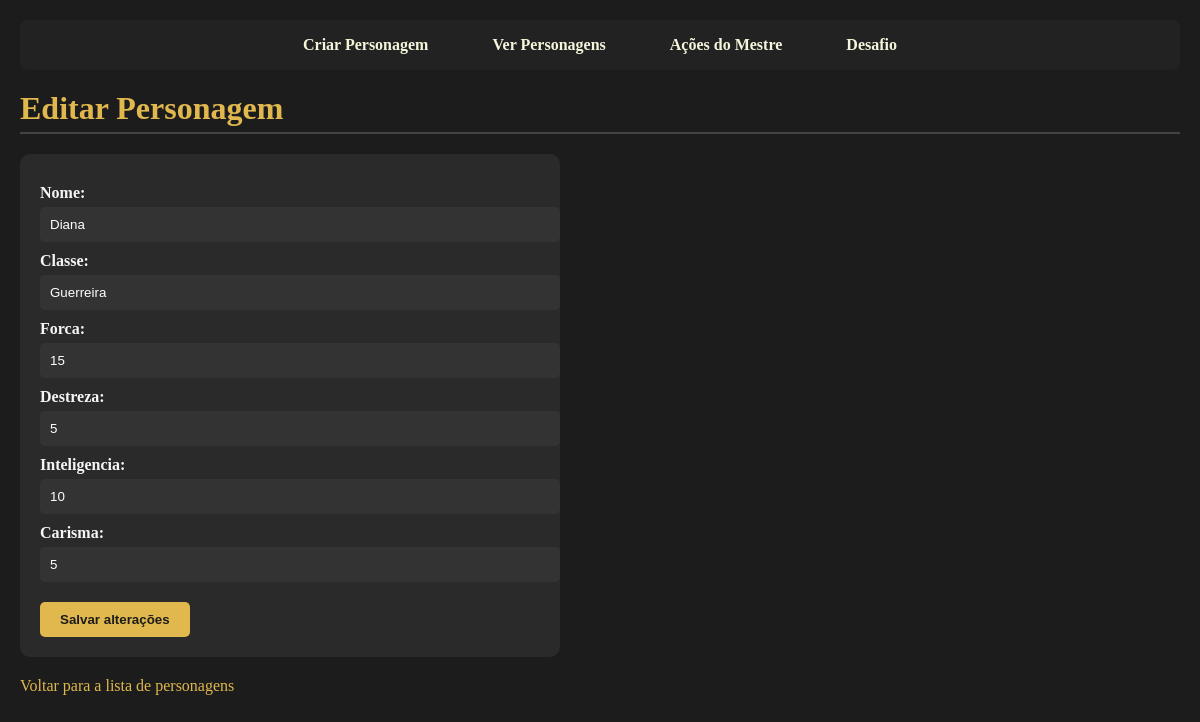
The app's page /personagem/editar/2/ with its own data.
### jogo/models.py (models this page shows, shortened)
class Personagem(models.Model):
    nome = models.CharField(max_length=100)
    classe = models.CharField(max_length=100)
    forca = models.IntegerField()
    inteligencia = models.IntegerField()
    carisma = models.IntegerField()
    destreza = models.IntegerField()
    nivel = models.IntegerField(default=1)
    experiencia = models.IntegerField(default=0)

### jogo/views.py (the view)
# urls.py: path('personagem/editar/<int:pk>/', views.editar_personagem, name='editar_personagem'),
def editar_personagem(request, pk):
    personagem = Personagem.objects.get(pk=pk)
    if request.method == 'POST':
        form = PersonagemForm(request.POST, instance=personagem)
        if form.is_valid():
            form.save()
            return redirect('listar_personagens')
    else:
        form = PersonagemForm(instance=personagem)
    return render(request, 'jogo/editar_personagem.html', {'form': form})

### jogo/forms.py
class PersonagemForm(forms.ModelForm):
    class Meta:
        model = Personagem
        fields = ['nome', 'classe', 'forca', 'destreza', 'inteligencia', 'carisma']

### jogo/templates/jogo/editar_personagem.html (shortened to what this page needs)
{% extends 'base.html' %}
{% block content %}
<h1>Editar Personagem</h1>
<form method="POST">
    {{ form.as_p }}
    <button type="submit">Salvar alterações</button>
</form>
<a href="{% url 'listar_personagens' %}">Voltar para a lista de personagens</a>
{% endblock %}

### jogo/static/jogo/style.css (style rules this page uses)
* { padding: 0px; margin: 0px; }
body { background-color: #1c1c1c; color: #f5f5f5; font-family: 'Georgia', serif; margin: 0; padding: 20px; }
h1, h2 { color: #e0b84d; border-bottom: 2px solid #444; padding-bottom: 5px; }
form { margin-top: 20px; background-color: #2a2a2a; padding: 20px; border-radius: 10px; max-width: 500px; }
label { display: block; margin-top: 10px; font-weight: bold; }
input[type="text"], input[type="number"], select { width: 100%; padding: 10px; margin-top: 5px; border-radius: 5px; border: none; background-color: #333; color: #fff; }
button { margin-top: 20px; padding: 10px 20px; background-color: #e0b84d; color: #1c1c1c; border: none; border-radius: 5px; cursor: pointer; font-weight: bold; }
a { color: #e0b84d; text-decoration: none; display: inline-block; margin-top: 20px; }

### records on screen
Personagem: nome "Diana", classe "Guerreira", forca "15", destreza "5", inteligencia "10", carisma "5"
